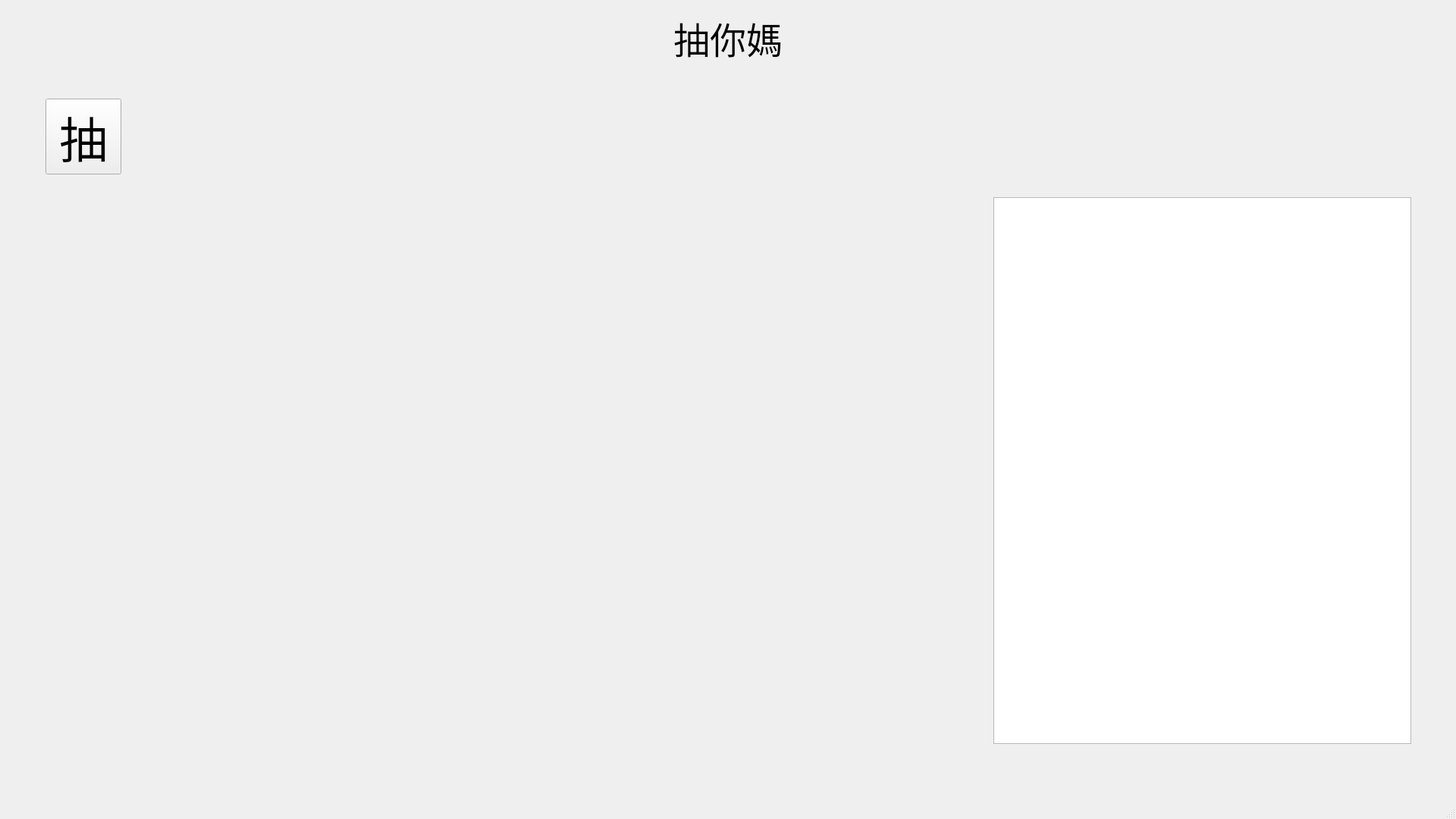
<?xml version="1.0" encoding="UTF-8"?>
<ui version="4.0">
 <class>MainWindow</class>
 <widget class="QMainWindow" name="MainWindow">
  <property name="geometry">
   <rect>
    <x>0</x>
    <y>0</y>
    <width>1920</width>
    <height>1080</height>
   </rect>
  </property>
  <property name="windowTitle">
   <string>抽你媽</string>
  </property>
  <property name="windowIcon">
   <iconset>
    <normaloff>../../../../../Pictures/onion_nbg.png</normaloff>../../../../../Pictures/onion_nbg.png</iconset>
  </property>
  <widget class="QWidget" name="centralwidget">
   <widget class="QLabel" name="label">
    <property name="geometry">
     <rect>
      <x>0</x>
      <y>0</y>
      <width>1920</width>
      <height>100</height>
     </rect>
    </property>
    <property name="font">
     <font>
      <pointsize>36</pointsize>
      <stylestrategy>PreferDefault</stylestrategy>
     </font>
    </property>
    <property name="layoutDirection">
     <enum>Qt::LeftToRight</enum>
    </property>
    <property name="text">
     <string>抽你媽</string>
    </property>
    <property name="alignment">
     <set>Qt::AlignCenter</set>
    </property>
   </widget>
   <widget class="QPushButton" name="pushButton">
    <property name="geometry">
     <rect>
      <x>60</x>
      <y>130</y>
      <width>100</width>
      <height>100</height>
     </rect>
    </property>
    <property name="font">
     <font>
      <pointsize>48</pointsize>
     </font>
    </property>
    <property name="text">
     <string>抽</string>
    </property>
   </widget>
   <widget class="QWidget" name="verticalLayoutWidget">
    <property name="geometry">
     <rect>
      <x>60</x>
      <y>260</y>
      <width>1231</width>
      <height>721</height>
     </rect>
    </property>
    <layout class="QVBoxLayout" name="verticalLayout"/>
   </widget>
   <widget class="QTextBrowser" name="textBrowser">
    <property name="geometry">
     <rect>
      <x>1310</x>
      <y>260</y>
      <width>551</width>
      <height>721</height>
     </rect>
    </property>
    <property name="font">
     <font>
      <pointsize>20</pointsize>
     </font>
    </property>
   </widget>
  </widget>
  <widget class="QMenuBar" name="menubar">
   <property name="geometry">
    <rect>
     <x>0</x>
     <y>0</y>
     <width>1920</width>
     <height>22</height>
    </rect>
   </property>
  </widget>
  <widget class="QStatusBar" name="statusbar"/>
 </widget>
 <resources/>
 <connections/>
</ui>
